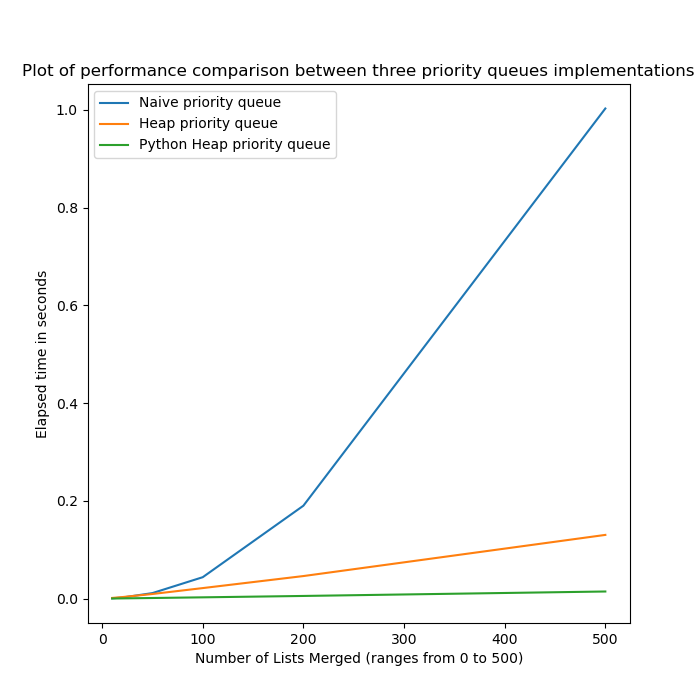

This chart was generated by the following Python code:
import matplotlib.pyplot as plt
from P3 import NaivePriorityQueue, HeapPriorityQueue, PythonHeapPriorityQueue, timeit

ns=(10, 20, 50, 100, 200, 500)


import matplotlib.pyplot as plt
plt.figure(figsize=(7,7))
plt.title("Plot of performance comparison between three priority queues implementations")
plt.plot(ns, timeit(pqclass = NaivePriorityQueue), label = 'Naive priority queue')
plt.plot(ns, timeit(pqclass = HeapPriorityQueue), label = 'Heap priority queue')
plt.plot(ns, timeit(pqclass = PythonHeapPriorityQueue), label = 'Python Heap priority queue')
plt.xlabel("Number of Lists Merged (ranges from 0 to 500)")
plt.ylabel("Elapsed time in seconds")
plt.legend()
plt.draw()
plt.savefig('P3-C.png')
plt.show()

